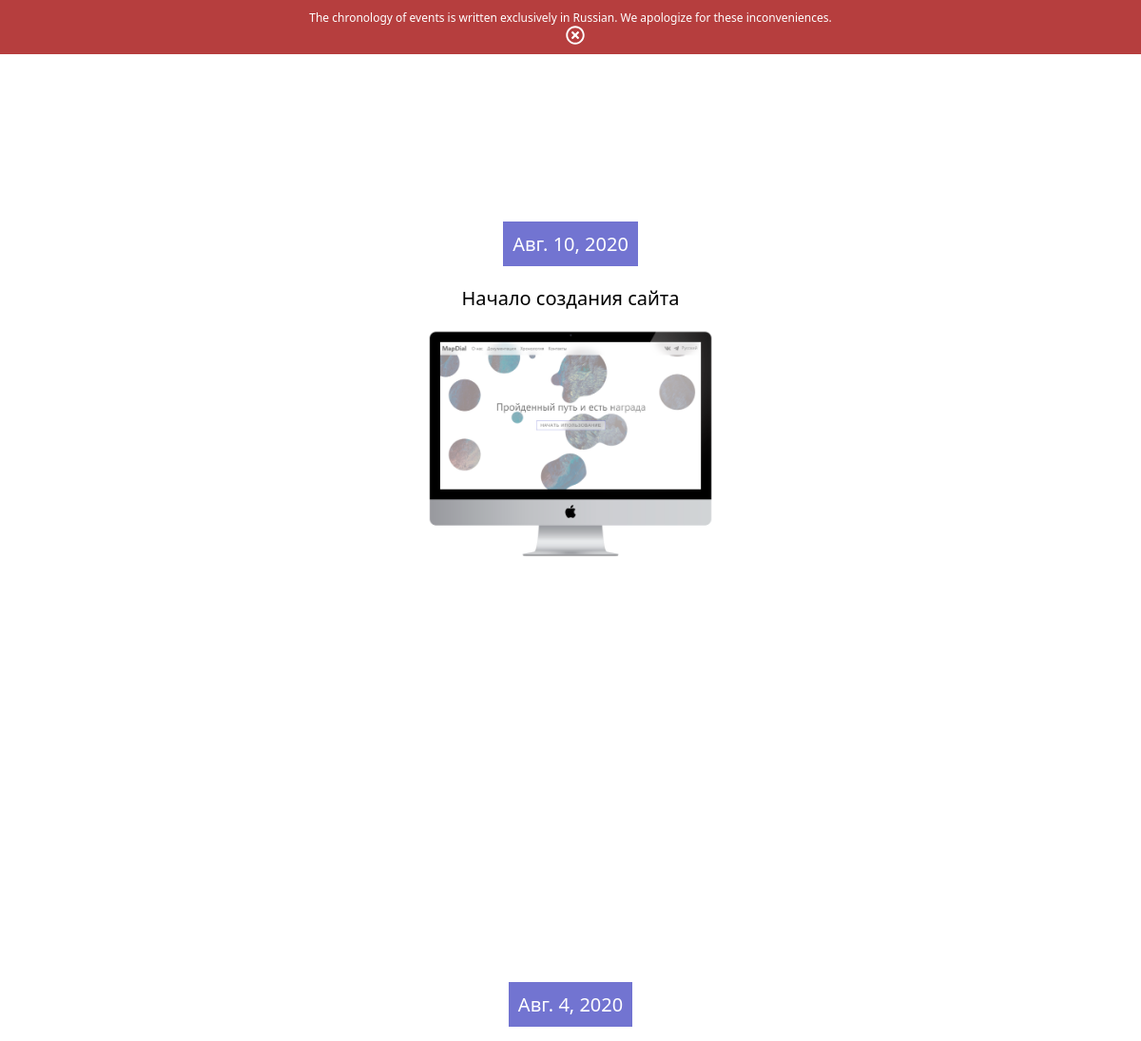
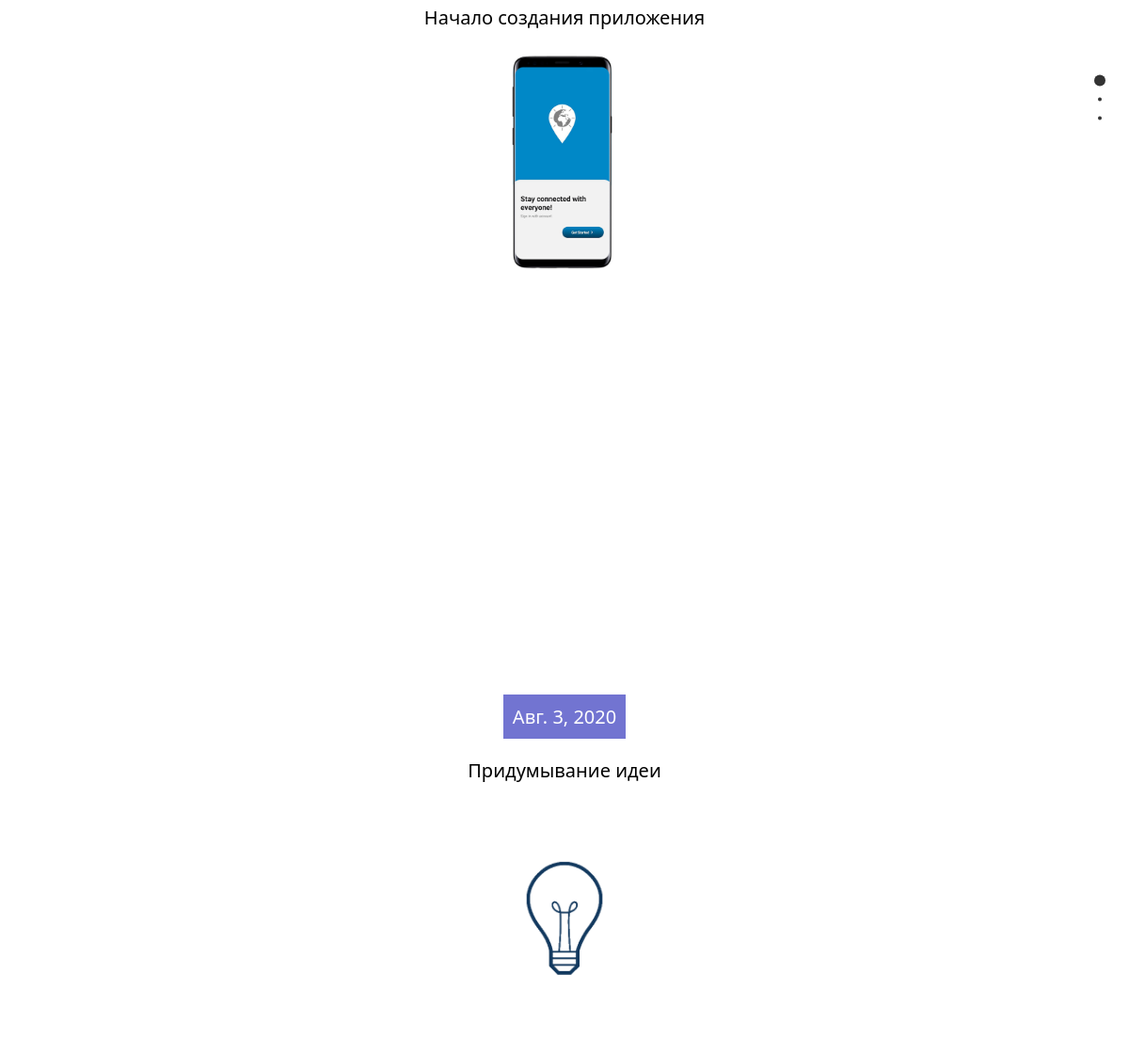
The page /en/chronology on the database its author committed (2 pictures, top to bottom).
### chronology/models.py (models this page shows, shortened)
class Chronology(models.Model):
    title = models.TextField()
    date = models.DateField()
    file = models.ImageField(upload_to='chronology')

### chronology/views.py (the view)
# urls.py: path('<str:lan_r>/chronology', chronology)
def chronology(request, lan_r):
    try:
        return render(request, 'chronology/chronology.html', {'chronology': Links.chronology[lan_r], 'chronology_el': Chronology.objects.order_by('-date')})
    except:
        return HttpResponseNotFound()

### chronology/templates/chronology/chronology.html (shortened to what this page needs)
<!DOCTYPE html>
<html lang="en">
<head>
    {% load static %}
    <link rel="stylesheet" href='{% static "chronology/chronology.css" %}'>
    <link rel="stylesheet" href="{% static 'chronology/fullpage.css' %}">
</head>
<body>
    {% if chronology.error_with_language %}
        <div class="error">
            <span>
                {{ chronology.error_with_language }}
            </span>
            <img src="{% static 'chronology/img/times-circle-regular.svg' %}" width="20px" onclick='error()'>
        </div>
    {% endif %}
        <div id="fullpage">
            {% for el in chronology_el %}
                    <div class="section">
                        <div class="info">
                            <div class="date">
                            {{ el.date }}
                        </div>
                        <div class="title">
                            {{ el.title }}
                        </div>
                        </div>
                        <div class="file">
                            <img src="{{ el.file.url }}">
                        </div>
                    </div>
            {% endfor %}
        </div>
</body>
</html>

### chronology/static/chronology/chronology.css (style rules this page uses)
@media (orientation: portrait) { body { margin: 0; font-family: Segoe UI; } }
@media (orientation: portrait) { .error { background-color: rgb(182, 62, 62); color: #FFF; padding: 10px; text-align: center; display: flex; align-items: center; justify-content: center; transition-duration: .5s; position: fixed; top: 0; left: 0; width: calc(100% - 20px); z-index: 100; flex-flow: column; font-size: .75em; } }
@media (orientation: portrait) { .error img { filter: invert(); margin-left: 10px; cursor: pointer; } }
@media (orientation: portrait) { #fullpage { position: absolute; top: 0; left: 0; } }
@media (orientation: portrait) { .section { font-size: 1.25em; display: flex; padding-left: 2em; flex-flow: column; justify-content: center; align-items: center; padding: 0; } }
@media (orientation: portrait) { .date { background-color: #7274D1; color: white; padding: 10px; } }
@media (orientation: portrait) { .file { padding: 0; width: calc(70% - 2em + 20px); height: 10%; display: flex; justify-content: center; align-items: center; height: 30%; } }
@media (orientation: portrait) { .file img { border: solid 0; border-radius: .25em; height: 100%; } }
@media (orientation: portrait) { .info { width: 60%; display: flex; justify-content: center; flex-flow: column; align-items: center; margin: 1em; } }
@media (orientation: portrait) { .title { text-align: center; margin-top: 1em; } }

### chronology/static/chronology/fullpage.css (style rules this page uses)
html.fp-enabled, .fp-enabled body { margin: 0; padding: 0; overflow:hidden; -webkit-tap-highlight-color: rgba(0,0,0,0); }
.fp-section { position: relative; -webkit-box-sizing: border-box; -moz-box-sizing: border-box; box-sizing: border-box; }
.fp-section.fp-table, .fp-slide.fp-table { display: table; table-layout:fixed; width: 100%; }

### rows shown on the page
Chronology: date "Авг. 10, 2020", title "Начало создания сайта", file (picture)
Chronology: date "Авг. 4, 2020", title "Начало создания приложения", file (picture)
Chronology: date "Авг. 3, 2020", title "Придумывание идеи", file (picture)

### other values the page prints
{{ chronology.error_with_language }} "The chronology of events is written exclusively in Russian. We apologize for these inconveniences."
